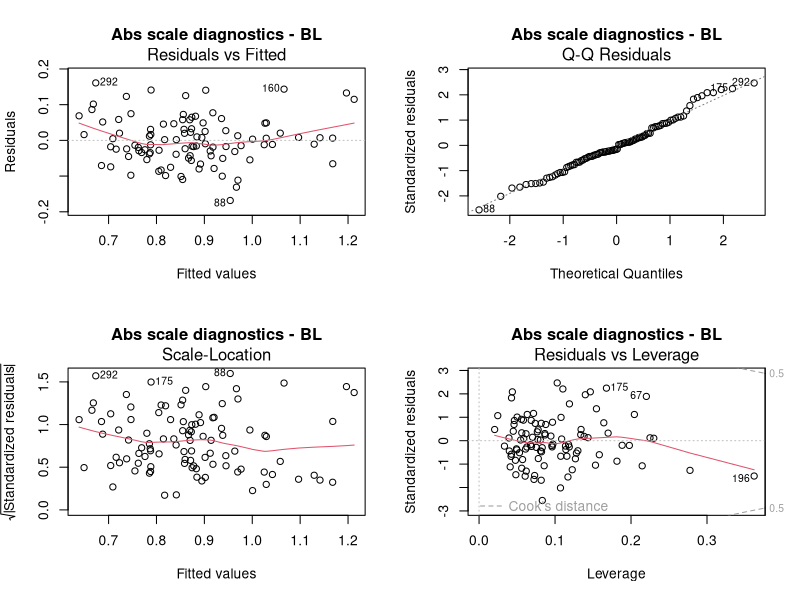
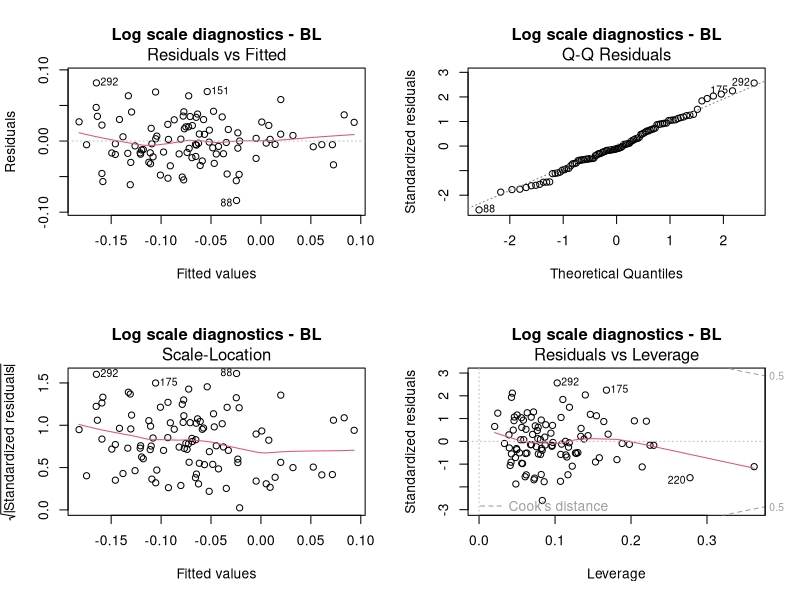
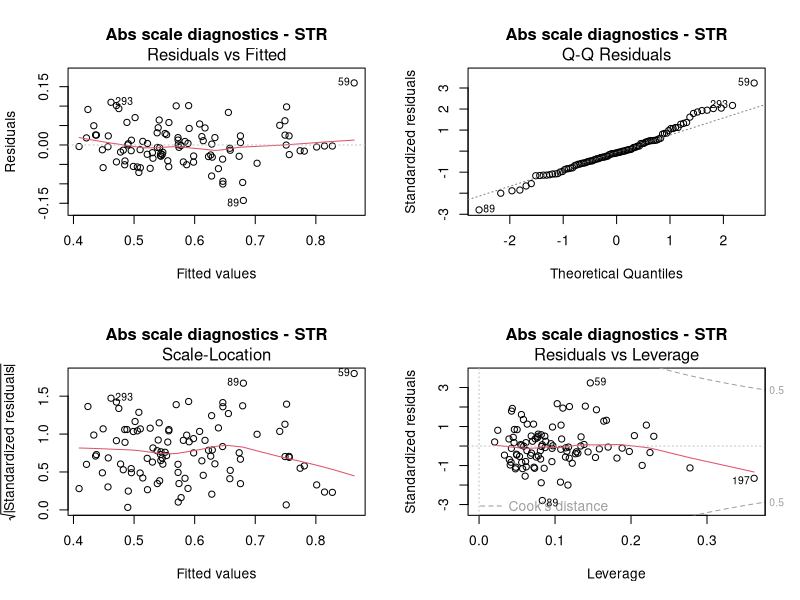
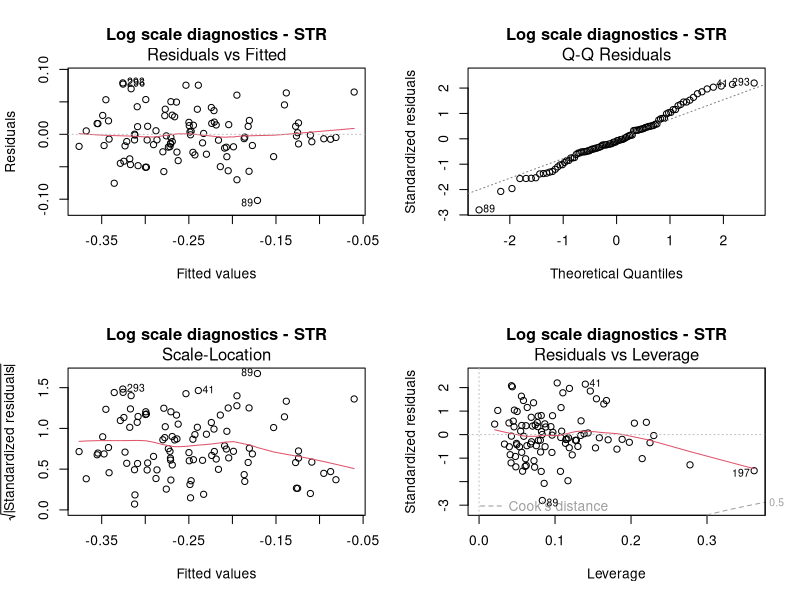
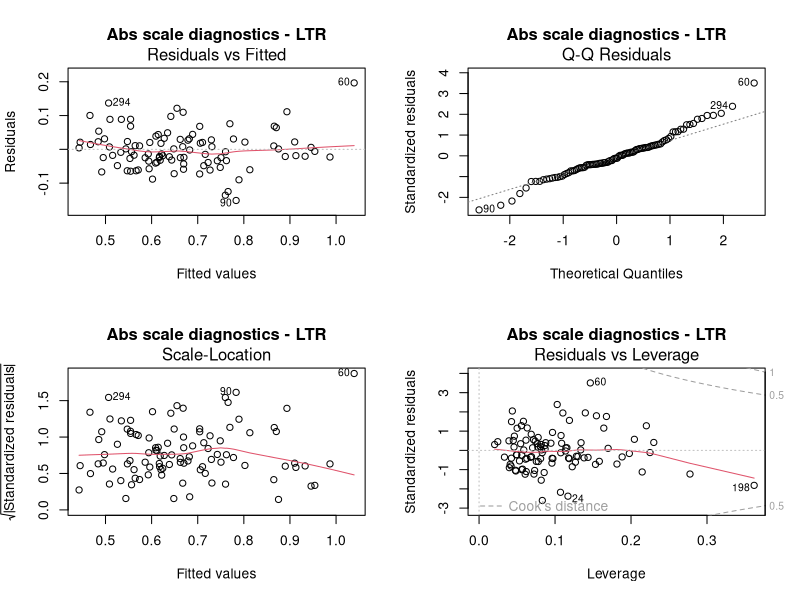
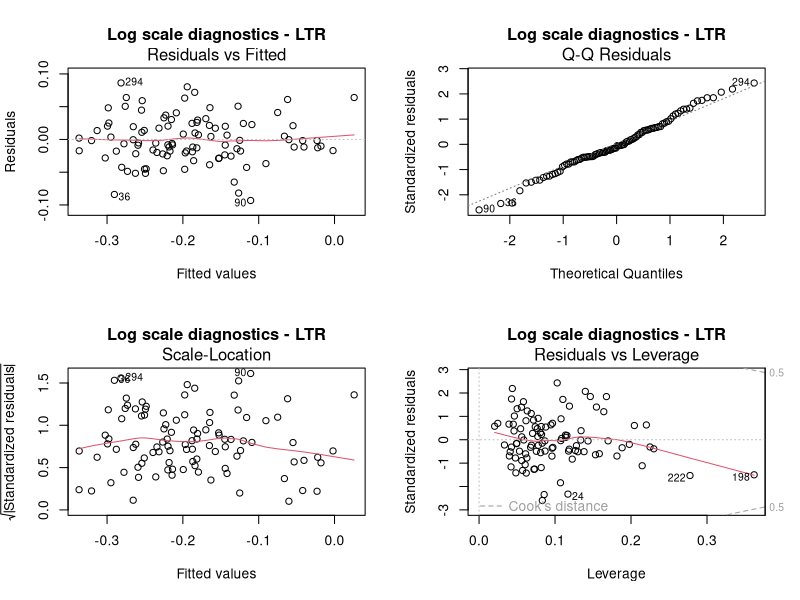

Generate these figures, in order, with R:
options(repos = c(CRAN = "https://cloud.r-project.org"))

install.packages("car")
install.packages("MASS")

library("car")
library("MASS")

# Extension: log10(|Error|) models (multiplicative effects)
# -----------------------------------------------
# The Week 3 models treat changes in AveAbsError as additive.
# Since AbsError is strictly positive, we can consider multiplicative
# effects by working with log10(AbsError). Here we:
#   1) Build per-participant, per-stage averages of AbsError and log10(AbsError).
#   2) For each stage (BL, STR, LTR) fit:
#        (a) The original linear model:
#            AveAbsError ~ AC + FS + TC + TB + GroupE + interactions
#        (b) A log model:
#            LogAveAbsError ~ AC + FS + TC + TB + GroupE + interactions
#   3) Compare R^2 and AIC for the two models and inspect diagnostics.

d <- read.csv("dataset.csv", header = TRUE)

# Build per-participant, per-stage data with:
#   - AveAbsError: mean(AbsError)
#   - LogAveAbsError: mean(log10(AbsError))
results <- data.frame()
for (participant in unique(d$ParticipantID)) {
  AC <- unique(d$Achiever[d$ParticipantID == participant])[1]
  FS <- unique(d$FreeSpirit[d$ParticipantID == participant])[1]
  TC <- unique(d$TransformOfChallenge[d$ParticipantID == participant])[1]
  TB <- unique(d$TransformOfBorendom[d$ParticipantID == participant])[1]
  Group <- unique(d$Group[d$ParticipantID == participant])[1]

  for (stage in c("BL", "STR", "LTR")) {
    data_subset <- d[d$ParticipantID == participant & d$Stage == stage, ]
    ave_error <- mean(data_subset$AbsError)
    # log10 of each AbsError, then average
    log_ave_error <- mean(log10(data_subset$AbsError))

    results <- rbind(results, data.frame(
      ParticipantID = participant,
      Group = Group,
      Stage = stage,
      AveAbsError = ave_error,
      LogAveAbsError = log_ave_error,
      AC = AC, FS = FS, TC = TC, TB = TB
    ))
  }
}

compare_models <- function(stage_name) {
  cat("\n====================\n")
  cat("Stage:", stage_name, "\n")
  cat("====================\n\n")

  stage_data <- results[results$Stage == stage_name, ]
  stage_data$GroupE <- ifelse(stage_data$Group == "E", 1, 0)

  # Original-scale model
  model_abs <- lm(
    AveAbsError ~ AC + FS + TC + TB +
      GroupE + GroupE:AC + GroupE:FS + GroupE:TC + GroupE:TB,
    data = stage_data
  )

  # Log-scale model
  model_log <- lm(
    LogAveAbsError ~ AC + FS + TC + TB +
      GroupE + GroupE:AC + GroupE:FS + GroupE:TC + GroupE:TB,
    data = stage_data
  )

  cat("Original-scale model (AveAbsError):\n")
  cat("  R^2:", summary(model_abs)$r.squared, "\n")
  cat("  Adj R^2:", summary(model_abs)$adj.r.squared, "\n")
  cat("  AIC:", AIC(model_abs), "\n\n")

  cat("Log-scale model (LogAveAbsError):\n")
  cat("  R^2:", summary(model_log)$r.squared, "\n")
  cat("  Adj R^2:", summary(model_log)$adj.r.squared, "\n")
  cat("  AIC:", AIC(model_log), "\n\n")

  cat("Original-scale model summary:\n")
  print(summary(model_abs))
  cat("\nLog-scale model summary:\n")
  print(summary(model_log))

  # Diagnostic plots for visual comparison
  par(mfrow = c(2, 2))
  plot(model_abs, main = paste("Abs scale diagnostics -", stage_name))
  plot(model_log, main = paste("Log scale diagnostics -", stage_name))
  par(mfrow = c(1, 1))
}

for (s in c("BL", "STR", "LTR")) {
  compare_models(s)
}

cat("\nLog-error extension analysis complete.\n")
